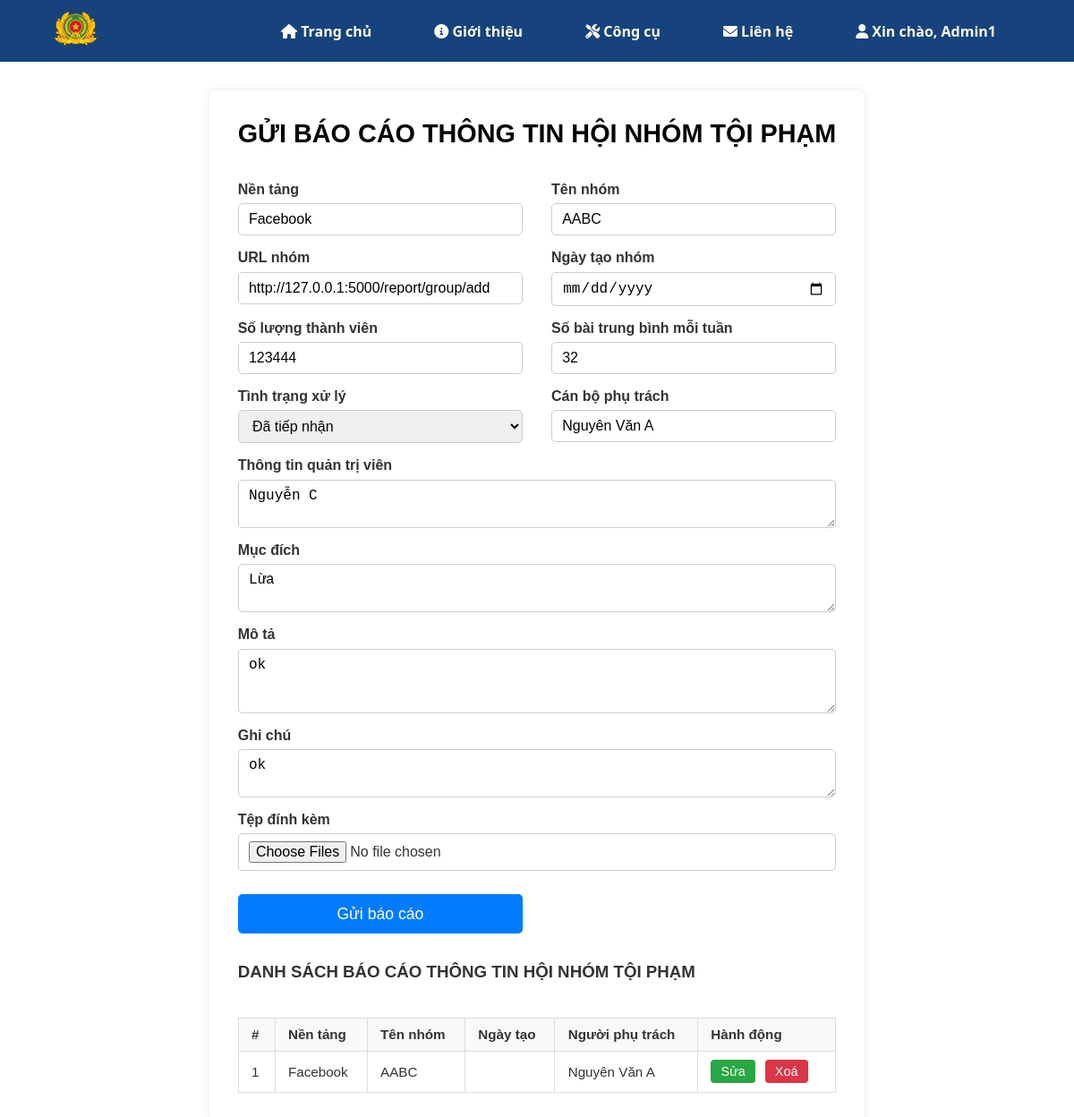
/report/group/edit/4 (signed in), run on the app's committed database.
### asrp/models.py (models this page shows, shortened)
class User(UserMixin, db.Model):
    __tablename__ = 'nguoi_dung'
    id = db.Column(db.Integer, primary_key=True)
    username = db.Column(db.String(64), unique=True, nullable=False)
    email = db.Column(db.String(120), unique=True, nullable=False)
    password = db.Column(db.String(128), nullable=False)
    full_name = db.Column(db.String(150), nullable=False)
    phone_number = db.Column(db.String(20), nullable=False)
    role = db.Column(Enum('user', 'admin', name='user_roles'), nullable=False, default='user')
    unit_id = db.Column(db.Integer, db.ForeignKey('don_vi.id'))
    joined_at = db.Column(db.DateTime, default=datetime.utcnow)
    is_active = db.Column(db.Boolean, default=True, nullable=False)
    extra_info = db.Column(db.Text)
    unit = db.relationship('Unit', back_populates='users')
    reports = db.relationship('Report', back_populates='user', lazy='dynamic')

class GroupReport(db.Model):
    __tablename__ = 'bao_cao_nhom'
    id = db.Column(db.Integer, db.ForeignKey('bao_cao.id'), primary_key=True)
    platform = db.Column(db.String(100), nullable=False)
    group_name = db.Column(db.String(200), nullable=False)
    group_url = db.Column(db.String(255))
    created_at = db.Column(db.Date, nullable=True)
    admin_info = db.Column(db.Text)
    member_count = db.Column(db.Integer)  # Số lượng thành viên
    weekly_post_count = db.Column(db.Integer)  # Số bài tin trung bình mỗi tuần
    status = db.Column(db.String(50), nullable=False)  # Tình trạng xử lý
    assigned_officer = db.Column(db.String(150))  # Cán bộ phụ trách theo dõi
    purpose = db.Column(db.Text)
    description = db.Column(db.Text, nullable=False)
    note = db.Column(db.Text)
    report = db.relationship('Report', back_populates='group_report')

### asrp/blueprints/report/group_routes.py (the view)
@group_bp.route('/edit/<int:id>', methods=['GET', 'POST'])
@login_required
def edit_group_report(id):
    report = Report.query.get_or_404(id)
    group = GroupReport.query.get_or_404(id)
    form = GroupReportForm(obj=group)
    if form.validate_on_submit():
        try:
            status = Status.query.filter_by(name=form.status.data).first()
            if not status:
                status = Status(name=form.status.data)
                db.session.add(status)
                db.session.flush()
            report.status_id = status.id
            group.platform = form.platform.data
            group.group_name = form.group_name.data
            group.group_url = form.group_url.data
            group.created_at = form.created_at.data
            group.admin_info = form.admin_info.data
            group.member_count = form.member_count.data
            group.weekly_post_count = form.weekly_post_count.data
            group.status = form.status.data
            group.assigned_officer = form.assigned_officer.data
            group.purpose = form.purpose.data
            group.description = form.description.data
            group.note = form.note.data
            if form.attachments.data:
                save_attachments(form.attachments.data, report.id, 'group')
            db.session.commit()
            flash("Cập nhật báo cáo nhóm thành công.", "success")
            return redirect(url_for('main.index'))
        except Exception as e:
            db.session.rollback()
            logging.error(f"Error editing group report {id}: {e}")
            flash("Có lỗi xảy ra khi cập nhật báo cáo.", "error")
    else:
        form.platform.data = group.platform
        form.group_name.data = group.group_name
        form.group_url.data = group.group_url
        form.created_at.data = group.created_at
        form.admin_info.data = group.admin_info
        form.member_count.data = group.member_count
        form.weekly_post_count.data = group.weekly_post_count
        form.status.data = group.status
        form.assigned_officer.data = group.assigned_officer
        form.purpose.data = group.purpose
        form.description.data = group.description
        form.note.data = group.note
    reports = GroupReport.query \
        .join(Report) \
        .filter(Report.user_id == current_user.id) \
        .order_by(Report.created_at.desc()) \
        .all()
    return render_template('report/group_form.html', form=form, reports=reports)

### asrp/templates/report/group_form.html (shortened to what this page needs)
{% extends "base.html" %}
{% block content %}
<div class="report-form-wrapper">
  <h2 class="form-header">GỬI BÁO CÁO THÔNG TIN HỘI NHÓM TỘI PHẠM</h2>
  <form method="POST" enctype="multipart/form-data">
    <div class="form-group">
      {{ form.platform.label(class="form-label") }}
      {{ form.platform(class="form-control") }}
    </div>
    <div class="form-group">
      {{ form.group_name.label(class="form-label") }}
      {{ form.group_name(class="form-control") }}
    </div>
    <div class="form-group">
      {{ form.group_url.label(class="form-label") }}
      {{ form.group_url(class="form-control") }}
    </div>
    <div class="form-group">
      {{ form.created_at.label(class="form-label") }}
      {{ form.created_at(class="form-control") }}
    </div>
    <div class="form-group">
      {{ form.member_count.label(class="form-label") }}
      {{ form.member_count(class="form-control") }}
    </div>
    <div class="form-group">
      {{ form.weekly_post_count.label(class="form-label") }}
      {{ form.weekly_post_count(class="form-control") }}
    </div>
    <div class="form-group">
      {{ form.status.label(class="form-label") }}
      {{ form.status(class="form-control") }}
    </div>
    <div class="form-group">
      {{ form.assigned_officer.label(class="form-label") }}
      {{ form.assigned_officer(class="form-control") }}
    </div>
    <div class="form-group full-width">
      {{ form.admin_info.label(class="form-label") }}
      {{ form.admin_info(class="form-control", rows="2") }}
    </div>
    <div class="form-group full-width">
      {{ form.purpose.label(class="form-label") }}
      {{ form.purpose(class="form-control", rows="2") }}
    </div>
    <div class="form-group full-width">
      {{ form.description.label(class="form-label") }}
      {{ form.description(class="form-control", rows="3") }}
    </div>
    <div class="form-group full-width">
      {{ form.note.label(class="form-label") }}
      {{ form.note(class="form-control", rows="2") }}
    </div>
    <div class="form-group full-width">
      {{ form.attachments.label(class="form-label") }}
      {{ form.attachments(class="form-control", multiple=True) }}
    </div>
    <div class="form-group">
      {{ form.submit(class="btn-primary") }}
    </div>
  </form>
  <h3>DANH SÁCH BÁO CÁO THÔNG TIN HỘI NHÓM TỘI PHẠM</h3>
    <table>
      <thead>
        <tr>
          <th>#</th>
          <th>Nền tảng</th>
          <th>Tên nhóm</th>
          <th>Ngày tạo</th>
          <th>Người phụ trách</th>
          <th>Hành động</th>
        </tr>
      </thead>
      <tbody>
        {% for report in reports %}
        <tr>
          <td>{{ loop.index }}</td>
          <td>{{ report.platform }}</td>
          <td>{{ report.group_name }}</td>
          <td>{{ report.created_at.strftime('%d/%m/%Y') if report.created_at }}</td>
          <td>{{ report.assigned_officer }}</td>
          <td>
            <a href="{{ url_for('report.group.edit_group_report', id=report.id) }}" class="action-btn btn-edit">Sửa</a>
            <a href="{{ url_for('report.group.delete_group_report', id=report.id) }}" class="action-btn btn-delete" onclick="return confirm('Bạn có chắc muốn xoá?');">Xoá</a>
          </td>
        </tr>
        {% else %}
           <tr>
                <td colspan="7" style="text-align:center;">Chưa có báo cáo nào.</td>
          </tr>
        {% endfor %}
      </tbody>
    </table>
</div>
{% endblock %}

### asrp/templates/base.html (shortened to what this page needs)
<!DOCTYPE html>
<html lang="vi">
<head>
  <link rel="stylesheet" href="https://cdnjs.cloudflare.com/ajax/libs/font-awesome/6.0.0/css/all.min.css" />
  <link rel="stylesheet" href="{{ url_for('static', filename='css/main.css') }}">
  <link rel="stylesheet" href="https://cdn.jsdelivr.net/npm/sweetalert2@11/dist/sweetalert2.min.css">
  <link rel="stylesheet" href="{{ url_for('static', filename='css/check_info.css') }}">
</head>
<body>
  <header class="header">
    <div class="container header-container">
      <div class="logo">
        <a href="{{ url_for('main.index') }}">
          <img src="{{ url_for('static', filename='images/logo.png') }}" alt="Logo" class="logo-img" />
        </a>
      </div>
      <nav class="navbar">
        <ul>
          <li>
            <a href="{{ url_for('main.index') }}">
              <i class="fas fa-home"></i>  Trang chủ
            </a>
          </li>
          <li>
            <a href="#">
              <i class="fas fa-info-circle"></i>  Giới thiệu
            </a>
          </li>
          <li>
            <a href="#">
              <i class="fas fa-tools"></i>  Công cụ
            </a>
          </li>
          <li>
            <a href="#">
              <i class="fas fa-envelope"></i>  Liên hệ
            </a>
          </li>
          {% if current_user.is_authenticated %}
            <li class="dropdown">
              <a href="#" class="dropdown-toggle">
                <i class="fas fa-user"></i>  Xin chào, {{ current_user.full_name }}
              </a>
            </li>
          {% endif %}
        </ul>
      </nav>
    </div>
  </header>
  {% block content %}{% endblock %}
</body>
</html>

### asrp/static/css/main.css (style rules this page uses)
* { margin: 0; padding: 0; box-sizing: border-box; }
html, body { height: 100%; margin: 0; display: flex; flex-direction: column; }
body { font-family: system-ui, -apple-system, BlinkMacSystemFont, "Segoe UI", Roboto, Oxygen, Ubuntu, Cantarell, "Open Sans", "Helvetica Neue", sans-serif; color: #333; background-color: #FFFFFF; flex: 1; }
.container { max-width: 1200px; margin: 0 auto; width: 90%; }
.header { background-color: #16437b; padding: 0.75rem 0; position: -webkit-sticky; position: sticky; top: 0; z-index: 1000; }
.header-container { display: flex; align-items: center; justify-content: space-between; }
.header .navbar ul { display: flex; list-style: none; margin: 0; padding: 0; }
.header .navbar ul li { margin: 0 15px; position: relative; }
.header .navbar ul li a { text-decoration: none; color: #fff; font-weight: bold; transition: color 0.3s; }
.logo-img { height: 40px; }
.navbar ul { list-style: none; display: flex; gap: 1rem; }
.navbar ul li a { text-decoration: none; color: #fff; font-weight: 500; padding: 0.5rem 0.75rem; transition: background-color 0.3s; }
.btn-primary, .btn-success { margin-top: 10px; }
.form-control { border-radius: 4px; padding: 0.5rem; border: 1px solid #ced4da; transition: border-color 0.15s ease-in-out, box-shadow 0.15s ease-in-out; }
.btn-primary { background-color: #007bff; border-color: #007bff; transition: background-color 0.15s ease-in-out, border-color 0.15s ease-in-out; }
.btn-primary { background-color: #007bff; border-color: #007bff; transition: background-color 0.15s ease-in-out, border-color 0.15s ease-in-out; font-size: 1.1rem; padding: 0.75rem 1.5rem; }

### asrp/templates/report/group_form.html (style rules this page uses)
.report-form-wrapper { max-width: 1200px; margin: 2rem auto; padding: 2rem; background: #fff; border-radius: 8px; box-shadow: 0 0 10px rgba(0,0,0,0.1); font-family: Arial, sans-serif; }
.form-header { text-align: center; font-weight: 700; font-size: 1.8rem; color: #010204; margin-bottom: 2rem; padding-bottom: 0.3rem; user-select: none; }
form { display: grid; grid-template-columns: repeat(auto-fit, minmax(280px, 1fr)); gap: 1rem 2rem; }
.form-group { display: flex; flex-direction: column; }
label.form-label { font-weight: 600; margin-bottom: 0.4rem; }
input.form-control, select.form-control, textarea.form-control { padding: 0.5rem 0.7rem; border: 1px solid #ccc; border-radius: 5px; font-size: 1rem; transition: border-color 0.3s; }
.full-width { grid-column: 1 / -1; }
.btn-primary { grid-column: 1 / -1; background-color: #007bff; border: none; padding: 0.7rem 1.3rem; font-size: 1.1rem; color: #fff; border-radius: 5px; cursor: pointer; transition: background-color 0.3s; justify-self: start; margin-bottom: 2rem; }
table { width: 100%; border-collapse: collapse; margin-top: 2.5rem; font-size: 0.95rem; }
th, td { border: 1px solid #ddd; padding: 0.6rem 0.9rem; text-align: left; }
th { background-color: #f8f9fa; font-weight: 600; }
.action-btn { padding: 0.3rem 0.7rem; border-radius: 4px; text-decoration: none; font-size: 0.9rem; margin-right: 0.4rem; color: #fff; display: inline-block; }
.btn-edit { background-color: #28a745; }
.btn-delete { background-color: #dc3545; }

### data on the page
User: full_name "Admin1"
GroupReport: platform "Facebook", group_name "AABC", group_url "http://127.0.0.1:5000/report/group/add", member_count "123444", weekly_post_count "32", status "Đã tiếp nhận", assigned_officer "Nguyên Văn A", admin_info "Nguyễn C", purpose "Lừa", description "ok", note "ok"
